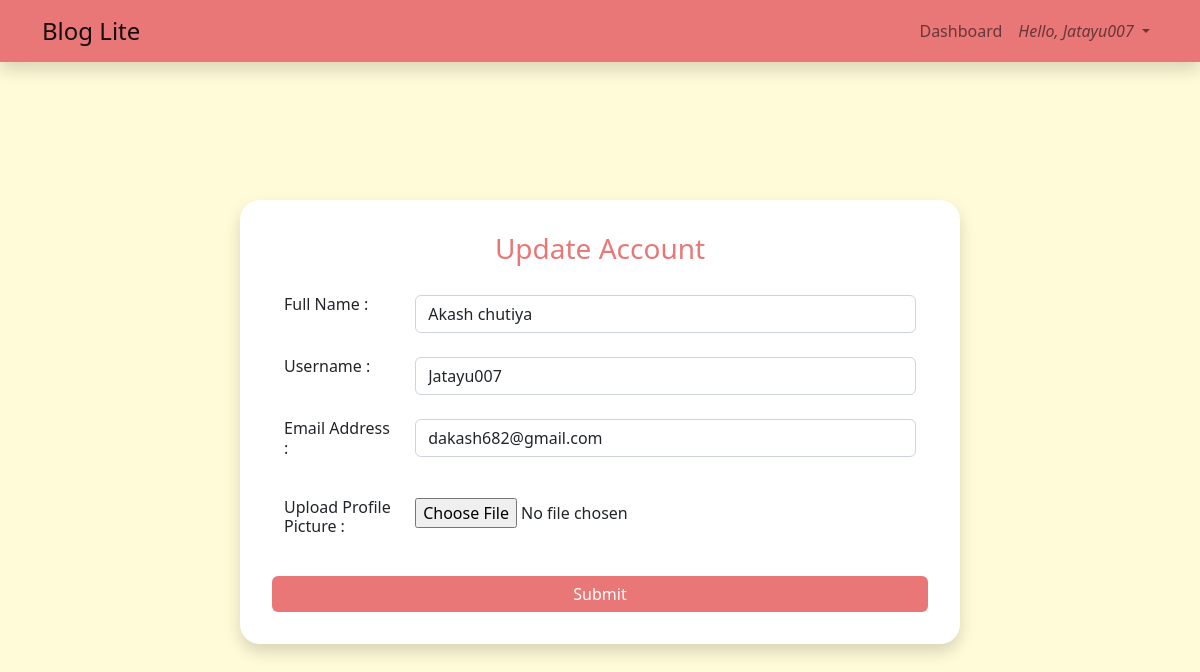
Page /updateUser (signed in) on the committed database.
### blog/models.py (models this page shows, shortened)
class User(db.Model, UserMixin):
    id = db.Column(db.Integer(), primary_key=True)
    fullname = db.Column(db.String(length=30), nullable=False)
    username = db.Column(db.String(length=30), unique=True, nullable=False)
    email = db.Column(db.String(length=50), nullable=False)
    profilePicture = db.Column(db.String(length=50), nullable=True, default='default-profile-pic.jpg')
    password_hash = db.Column(db.String(length=60), nullable=False)
    posts_created = db.relationship('Post', backref='author')
    followed = db.relationship('User',
                               secondary=followers,
                               primaryjoin=(followers.c.follower_id == id),
                               secondaryjoin=(followers.c.followed_id == id),
                               backref=db.backref('followers', lazy='dynamic'),
                               lazy='dynamic')
    @property
    def password(self):
        return self.password

### blog/routes.py (the view, shortened to what this page needs)
@app.route('/updateUser', methods=['GET','POST'])
def updateUser_page():
    form = userupdateForm()
    return render_template('updateuser.html', form = form)

### blog/forms.py
class userupdateForm(FlaskForm):
    username = StringField(label="Username : ", validators=[Length(min=1, max=30), DataRequired()])
    fullname = StringField(label="Full Name : ", validators=[Length(min=1, max=30), DataRequired()])
    email = StringField(label="Email Address : ", validators=[Email(), DataRequired()])
    Profile_picture = FileField(label="Upload Profile Picture :", validators=[FileAllowed(['jpg','png','jpeg'])])
    submit = SubmitField(label="Submit")

### blog/models.py (called while the page is built)
@login_manager.user_loader
def load_user(user_id):
    return User.query.get(int(user_id))

### blog/templates/updateuser.html (shortened to what this page needs)
{% extends 'base.html' %}
{% block content %}
<section class="login" id="login">
    <div class="login-text form shadow">
        <h3 class="form-heading">Update Account</h3>
        <form method="POST" enctype="multipart/form-data">
            <div class="container">
                <div class="row">
                  <div class="col col-1">
                    <h6>{{ form.fullname.label(class="form-label") }}</h6>
                  </div>
                  <div class="col col-2">
                    {{ form.fullname(class="form-control", placeholder="Full Name", value = current_user.fullname) }}
                  </div>
                </div>
                <br>
                <div class="row">
                  <div class="col col-1">
                    <h6>{{ form.username.label(class="form-label") }}</h6>
                  </div>
                  <div class="col col-2">
                    {{ form.username(class="form-control", placeholder="Username", value = current_user.username) }}
                  </div>
                </div>
                <br>
                <div class="row">
                  <div class="col col-1">
                    <h6>{{ form.email.label(class="form-label") }}</h6>
                  </div>
                  <div class="col col-2">
                    {{ form.email(class="form-control", placeholder="Email Address", value = current_user.email) }}
                  </div>
                </div>
                <br>
                <div class="row">
                    <div class="col col-1">
                      <h6>{{ form.Profile_picture.label(class="form-label") }}</h6>
                    </div>
                    <div class="col col-2">
                      {{ form.Profile_picture(class="form-control-file") }}
                    </div>
                </div>
            </div>
            <br>
            <div class="d-grid gap-2">
                {{ form.submit(class = "btn btn-1") }}
            </div>
          </form>
    </div>
</section>
{% endblock %}

### blog/templates/base.html (shortened to what this page needs)
<!DOCTYPE html>
<html lang="en">
<head>
    <link href="https://cdn.jsdelivr.net/npm/bootstrap@5.2.2/dist/css/bootstrap.min.css" rel="stylesheet">
    <link rel="stylesheet" href="https://cdn.jsdelivr.net/npm/bootstrap-icons@1.10.3/font/bootstrap-icons.css">
    <link rel="stylesheet" href="{{ url_for('static', filename='./css/style.css') }}">
</head>
<body>
    <nav class="navbar navbar-expand-lg d-flex sticky-top shadow">
      <div class="container">
        <a class="navbar-brand" href="/">Blog Lite</a>
        <div class="collapse navbar-collapse" id="navbarNav">
          <ul class="navbar-nav">
            {% if current_user.is_authenticated %}
              <li class="nav-item">
                <a class="nav-link" href="{{ url_for('home_page') }}">Dashboard</a>
              </li>
              <li class="nav-item dropdown">
                <a class="nav-link dropdown-toggle" href="#" role="button" data-bs-toggle="dropdown" aria-expanded="false">
                  <i>Hello, {{ current_user.username }}</i>
                </a>
              </li>
            {% endif %}
          </ul>
        </div>
      </div>
    </nav>
    <div class="container-fluid">
      {% block content %}{% endblock %}
    </div>
</body>
</html>

### blog/static/css/style.css (style rules this page uses)
:root { --bs-darkpink : #E97777; --bs-lightpink : #FF9F9F; --bs-darkyellow : #FCDDB0; --bs-lightyellow : #FFFAD7; --bs-black: rgba(0, 0, 0, 0.614); --bs-white: #fff; }
.btn { background-color: #4681f4; border: none; }
.container-fluid { padding: 0; }
body { background-color: var(--bs-lightyellow); }
.navbar-expand-lg .navbar-collapse { justify-content: flex-end; }
.navbar { background-color: var(--bs-darkpink); }
.navbar-brand { font-size: 1.5rem; }
#login { height: 90vh; width: 100vw; align-items: center; }
#login,.login-text { display: flex; justify-content: center; }
.login-text { flex-direction: column; padding-left: 12%; }
.login-text { width: 60%; }
.form { padding: 2rem; margin: 12rem; border-radius: 20px; background-color: var(--bs-white); }
.login-text.form .btn-1 { background-color: var(--bs-darkpink); color: var(--bs-white); }
.form-heading { text-align: center; color: var(--bs-darkpink); margin-bottom: 30px; }
.col-1 { width: 20%; }
.col-2 { width: 80%; }

### rows in the picture
User: username "Jatayu007", fullname "Akash chutiya", email "dakash682@gmail.com"
